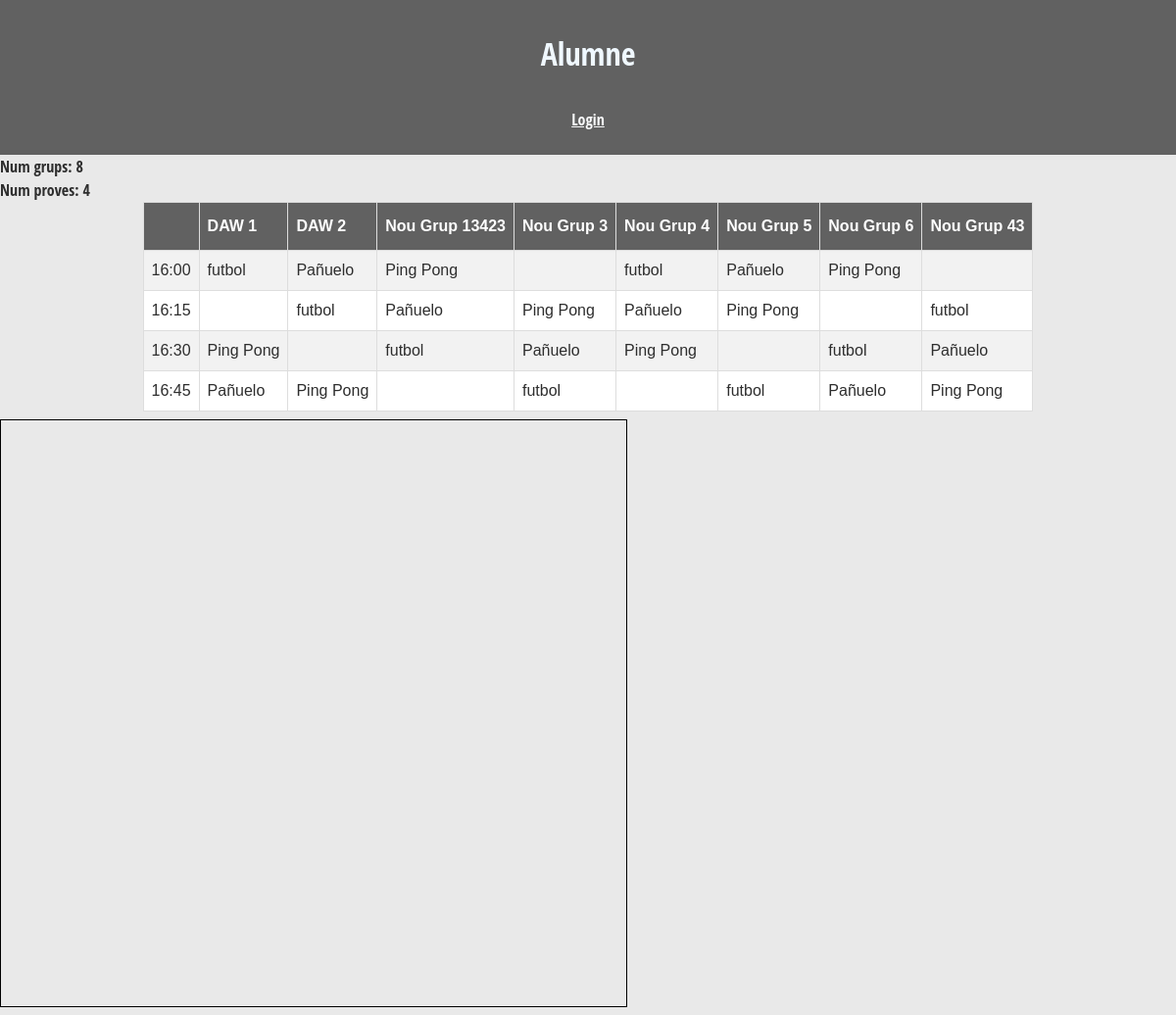
Page /Controlador/horariAlumne.php on the earlier database version.
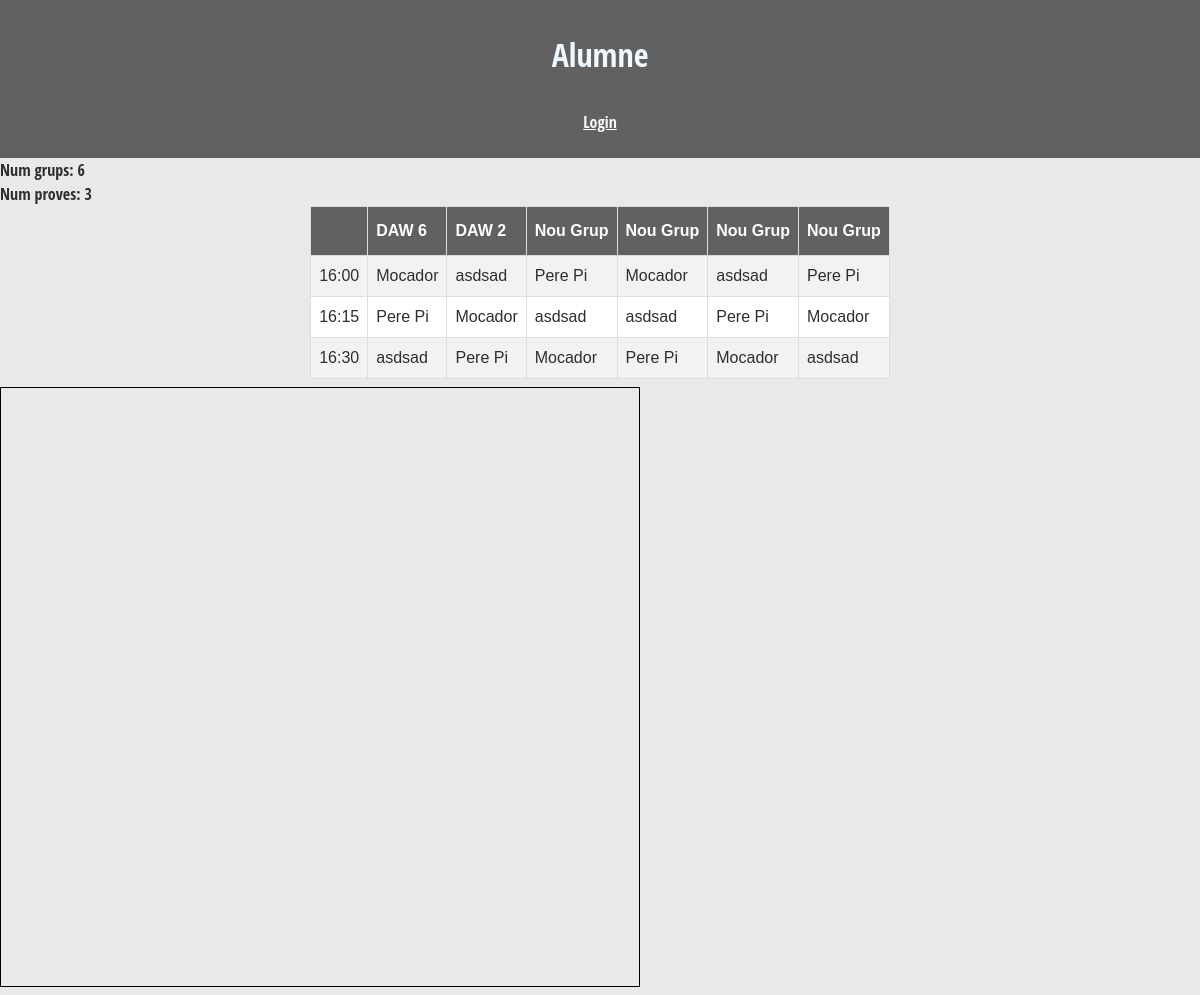
Same page on the later database version.
### tables this page shows
CREATE TABLE `grups` (
  `id` int(100) NOT NULL,
  `nom` varchar(45) NOT NULL,
  `victories` int(11) DEFAULT 0
);

CREATE TABLE `proves` (
  `id` int(11) NOT NULL,
  `nom` varchar(30) NOT NULL,
  `descripcio` text NOT NULL,
  `lloc` varchar(50) NOT NULL,
  `professor` varchar(80) NOT NULL,
  `material` varchar(80) NOT NULL,
  `lat` double NOT NULL,
  `lng` double NOT NULL
);

### Controlador/horariAlumne.php (called while the page is built, shortened)
<?php
$pdo = connectar();
$sql = "SELECT * FROM `grups`";
$consulta = $pdo->prepare($sql);
$consulta->execute([]);
$grups = $consulta->fetchAll(PDO::FETCH_ASSOC);
$sql = "SELECT * FROM `proves`";
$consulta = $pdo->prepare($sql);
$consulta->execute([]);
$proves = $consulta->fetchAll(PDO::FETCH_ASSOC);
$proves2=$proves;
require_once("../Vista/horariAlumne.vista.php");
?>

### Vista/horariAlumne.vista.php (the view, shortened to what this page needs)
<!DOCTYPE html>
<html lang="en">
<head>
  <link rel="stylesheet" href="../Estils/table.css">
  <link href="https://cdn.jsdelivr.net/npm/bootstrap@5.2.2/dist/css/bootstrap.min.css" rel="stylesheet">
  <link rel="stylesheet" href="../Estils/mapa.css">
  <link rel="stylesheet" href="../Estils/estils.css">
</head>
<body>
  <?php require_once("../Vista/navbar.php");
  echo ("Num grups: " . count($grups) . "<br>");
  echo ("Num proves: " . count($proves) . "<br>");
  if ((count($grups) / 2) != count($proves)) {
    echo ("No se puede crear un horario <br> Para crearlo tiene que haber la mitad de pruebas que de grupos.");
  } else {
    $html = "<table id='tabla'><tr><th></th>";
    for ($i = 0; $i < count($grups); $i++) {
      $html .= "<th>" . $grups[$i]["nom"] . "</th>";
    }
    $html .= "</tr>";
    $hora = "16:00";
    for ($i = 0; $i < count($grups) / 2; $i++) {
      $html .= "<tr><td>" . $hora . "</td>";
      $horaArray = explode(":", $hora);
      if ($horaArray[1] == "45") {
        $horaArray[1] = "00";
        $horaArray[0] = strval(intval($horaArray[0]) + 1) . "";
      } else {
        $horaArray[1] = strval(intval($horaArray[1]) + 15) . "";
      }
      $hora = implode(":", $horaArray);
      for ($j = 0; $j < count($proves); $j++) {
        $html .= "<td>" . $proves[$j]["nom"] . "</td>";
      }
      for ($j = 0; $j < count($proves2); $j++) {
        $html .= "<td>" . $proves2[$j]["nom"] . "</td>";
      }
      $html .= "</tr>";
      $prova = array_pop($proves);
      array_unshift($proves, $prova);
      $prova = array_shift($proves2);
      array_push($proves2, $prova);
    }
    $html .= "</table>";
    echo ($html);
  }
  ?>
  <div id="mapa" class="mapa"></div>
</body>
</html>

### Vista/navbar.php (shortened to what this page needs)
<?php if (!isset($_SESSION['role'])) : ?>
  <div class="navbara container-fluid pb-4">
    <div class="row">
      <div class="col col-12 text-center mt-3">
        <h2 class="align-center" style="color:aliceblue">Alumne</h2>
      </div>
    </div>
    <div class="row text-center justify-content-center mt-3">
      <div class="col col-1"><a class="link-light link-offset-2 link-underline-opacity-25 link-underline-opacity-100-hover" href="../Controlador/index.php">Login</a></div>
    </div>
  </div>
<?php endif; ?>

### Estils/table.css (style rules this page uses)
#tabla { font-family: Arial, Helvetica, sans-serif; border-collapse: collapse; margin-left: auto; margin-right: auto; }
#tabla td, #tabla th { border: 1px solid #ddd; padding: 8px; }
#tabla tr { background-color: #ffffff; }
#tabla tr:nth-child(even) { background-color: #f2f2f2; }
#tabla th { padding-top: 12px; padding-bottom: 12px; text-align: left; background-color: #616161; color: white; }

### Estils/mapa.css (style rules this page uses)
.mapa { border:1px solid black; margin:.5rem 0; width:640px; height:600px; }

### Estils/estils.css (style rules this page uses)
* { margin: 0; padding: 0; -webkit-box-sizing: border-box; -moz-box-sizing: border-box; box-sizing: border-box; }
body { background: #e9e9e9; color: #2e2e2e; font-family: "Open Sans Condensed", sans-serif; }
h2 { margin: 20px 0; text-align: center; font-family: "Open Sans Condensed", sans-serif; color: #fdfdfd; font-weight: black; }
.navbara { background-color: #616161; overflow: hidden; }

Differences in the rows shown:
removed grups: nom "DAW 1"
removed grups: nom "Nou Grup 13423"
removed grups: nom "Nou Grup 3"
removed grups: nom "Nou Grup 4"
removed grups: nom "Nou Grup 5"
removed grups: nom "Nou Grup 6"
removed grups: nom "Nou Grup 43"
removed proves: nom "futbol"
removed proves: nom "Pañuelo"
removed proves: nom "Ping Pong"
added grups: nom "DAW 6"
added grups: nom "Nou Grup"
added grups: nom "Nou Grup"
added grups: nom "Nou Grup"
added grups: nom "Nou Grup"
added proves: nom "Mocador"
added proves: nom "asdsad"
added proves: nom "Pere Pi"
Other differences:
count($grups): "8" → "6"
count($proves): "4" → "3"
list line gone: "16:45"
